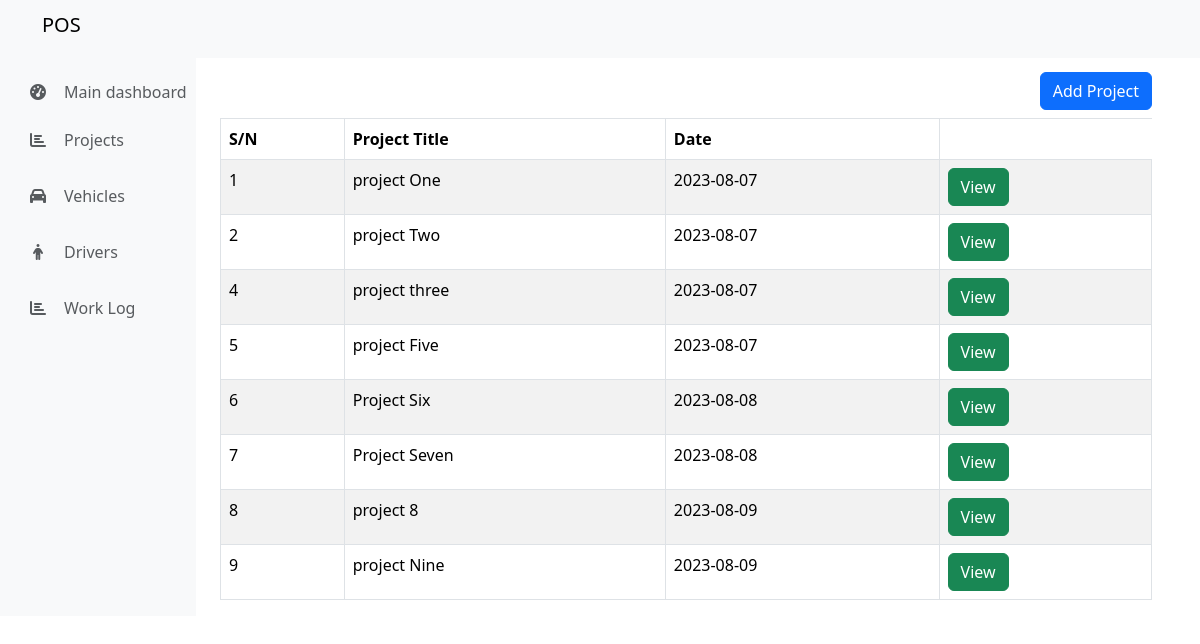
Page /POS/vehicles.php on the committed database.
### tables this page shows
CREATE TABLE `projects` (
  `id` int(11) NOT NULL,
  `project_number` varchar(255) NOT NULL,
  `project_title` varchar(255) NOT NULL,
  `vehicle` varchar(255) DEFAULT NULL,
  `driver` varchar(255) DEFAULT NULL,
  `destination` varchar(255) DEFAULT NULL,
  `created_at` date NOT NULL
);

### POS/vehicles.php (the view)
<?php
require('include/header.php');
include('include/dbcon.php');
?>
<div class="row container-fluid mt-5">
    <div class="col-md-2 bg-light">
    <?php require('include/sidenav.php');?>
    </div>
    <div class="col-md-10">
        <div class="container">
            <div class="row">
                <div class="col-md-12 mt-4">
                    <a href="add_project.php" class="btn btn-primary float-end mb-2">Add Project</a>
                    <table class="table table-bordered table-striped">
                        <thead>
                            <th>S/N</th>
                            <th>Project Title</th>
                            <th>Date</th>
                        </thead>
                        <tbody>
                            <?php
                            $sql = "SELECT * FROM projects";
                            $stmt = $conn->prepare($sql);
                            $stmt->execute();
                            $stmt->setFetchMode(PDO::FETCH_OBJ);
                            $result = $stmt->fetchAll();
                            if ($result) {
                                foreach ($result as $row) {
                                    ?>
                                    <tr>
                                        <td>
                                            <?= $row->id ?>
                                        </td>
                                        <td>
                                            <?= $row->project_title ?>
                                        </td>
                                        <td>
                                            <?= $row->created_at ?>
                                        </td>
                                        <td>
                                            <a href="view_project.php?id=<?= $row->id ?>" class="btn btn-success">View</button>
                                        </td>
                                    </tr>
                                    <?php
                                }
                            } else {
                                ?>
                                <tr>
                                    <td colspan=3>No Project</td>
                                </tr>
                                <?php
                            } ?>
                        </tbody>
                    </table>
                </div>
            </div>
        </div>
    </div>
</div>

### rows in the picture
projects: id "1", project_title "project One", created_at "2023-08-07"
projects: id "2", project_title "project Two", created_at "2023-08-07"
projects: id "4", project_title "project three", created_at "2023-08-07"
projects: id "5", project_title "project Five", created_at "2023-08-07"
projects: id "6", project_title "Project Six", created_at "2023-08-08"
projects: id "7", project_title "Project Seven", created_at "2023-08-08"
projects: id "8", project_title "project 8", created_at "2023-08-09"
projects: id "9", project_title "project Nine", created_at "2023-08-09"
